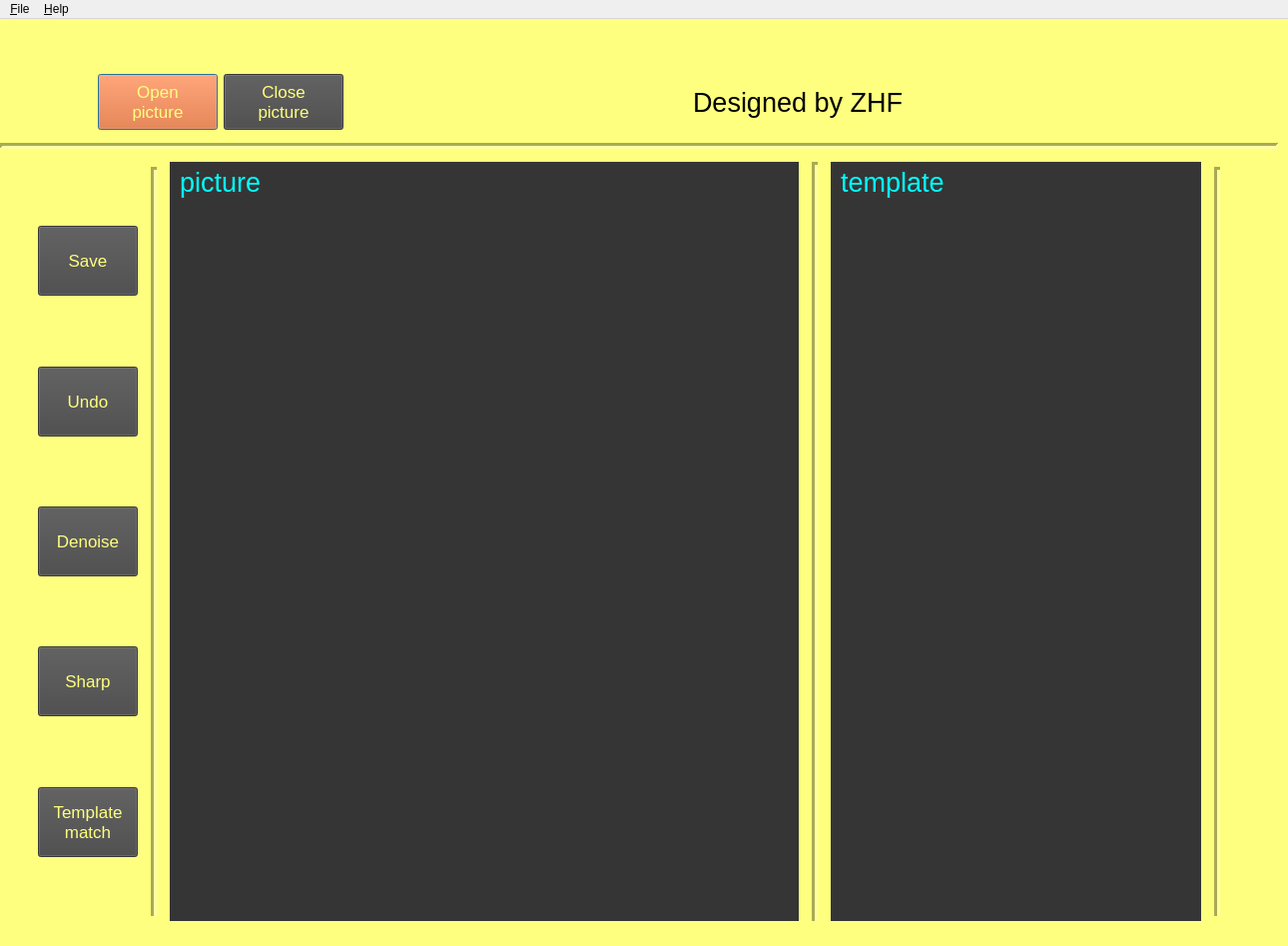
<?xml version="1.0" encoding="UTF-8"?>
<ui version="4.0">
 <class>ProcessMainWindow</class>
 <widget class="QMainWindow" name="ProcessMainWindow">
  <property name="geometry">
   <rect>
    <x>0</x>
    <y>0</y>
    <width>1290</width>
    <height>947</height>
   </rect>
  </property>
  <property name="sizePolicy">
   <sizepolicy hsizetype="Expanding" vsizetype="Expanding">
    <horstretch>0</horstretch>
    <verstretch>0</verstretch>
   </sizepolicy>
  </property>
  <property name="minimumSize">
   <size>
    <width>1290</width>
    <height>947</height>
   </size>
  </property>
  <property name="maximumSize">
   <size>
    <width>1290</width>
    <height>947</height>
   </size>
  </property>
  <property name="windowTitle">
   <string>Template Match</string>
  </property>
  <property name="styleSheet">
   <string notr="true">QMainWindow,QDialog
{
    
	color: rgb(223, 223, 223);
	background-color: rgb(255, 255, 127);
}
QPushButton:hover
{
color: rgb(43, 43, 43);
	background-color: rgb(255, 213, 41);
}</string>
  </property>
  <widget class="QWidget" name="centralwidget">
   <widget class="QWidget" name="layoutWidget">
    <property name="geometry">
     <rect>
      <x>0</x>
      <y>0</y>
      <width>1308</width>
      <height>958</height>
     </rect>
    </property>
    <layout class="QVBoxLayout" name="verticalLayout_2">
     <item>
      <spacer name="verticalSpacer_4">
       <property name="orientation">
        <enum>Qt::Vertical</enum>
       </property>
       <property name="sizeHint" stdset="0">
        <size>
         <width>20</width>
         <height>40</height>
        </size>
       </property>
      </spacer>
     </item>
     <item>
      <layout class="QHBoxLayout" name="horizontalLayout_4">
       <item>
        <layout class="QHBoxLayout" name="horizontalLayout">
         <item>
          <spacer name="horizontalSpacer_2">
           <property name="orientation">
            <enum>Qt::Horizontal</enum>
           </property>
           <property name="sizeHint" stdset="0">
            <size>
             <width>40</width>
             <height>20</height>
            </size>
           </property>
          </spacer>
         </item>
         <item>
          <widget class="QPushButton" name="openPictureButton">
           <property name="sizePolicy">
            <sizepolicy hsizetype="Expanding" vsizetype="Expanding">
             <horstretch>0</horstretch>
             <verstretch>0</verstretch>
            </sizepolicy>
           </property>
           <property name="minimumSize">
            <size>
             <width>120</width>
             <height>50</height>
            </size>
           </property>
           <property name="maximumSize">
            <size>
             <width>140</width>
             <height>70</height>
            </size>
           </property>
           <property name="font">
            <font>
             <pointsize>13</pointsize>
            </font>
           </property>
           <property name="styleSheet">
            <string notr="true">QPushButton
{color: rgb(255, 255, 127);
background-color: rgb(255, 85, 0);
border-color: rgb(255, 85, 100);
}
QPushButton:hover
{
color: rgb(43, 43, 43);
	background-color: rgb(255, 213, 41);
}</string>
           </property>
           <property name="text">
            <string>Open
picture</string>
           </property>
           <property name="default">
            <bool>true</bool>
           </property>
          </widget>
         </item>
         <item>
          <widget class="QPushButton" name="closePictureButton">
           <property name="enabled">
            <bool>false</bool>
           </property>
           <property name="sizePolicy">
            <sizepolicy hsizetype="Expanding" vsizetype="Expanding">
             <horstretch>0</horstretch>
             <verstretch>0</verstretch>
            </sizepolicy>
           </property>
           <property name="minimumSize">
            <size>
             <width>120</width>
             <height>50</height>
            </size>
           </property>
           <property name="maximumSize">
            <size>
             <width>140</width>
             <height>70</height>
            </size>
           </property>
           <property name="font">
            <font>
             <pointsize>13</pointsize>
            </font>
           </property>
           <property name="styleSheet">
            <string notr="true">QPushButton
{
color: rgb(255, 255, 127);
background-color: rgb(70, 70, 70);
border-color: rgb(170, 170, 127);

}
QPushButton:hover
{
color: rgb(43, 43, 43);
background-color: rgb(170, 255, 255);}</string>
           </property>
           <property name="text">
            <string>Close
picture</string>
           </property>
           <property name="default">
            <bool>false</bool>
           </property>
          </widget>
         </item>
        </layout>
       </item>
       <item>
        <spacer name="horizontalSpacer">
         <property name="orientation">
          <enum>Qt::Horizontal</enum>
         </property>
         <property name="sizeHint" stdset="0">
          <size>
           <width>40</width>
           <height>20</height>
          </size>
         </property>
        </spacer>
       </item>
       <item>
        <widget class="QLabel" name="logo">
         <property name="sizePolicy">
          <sizepolicy hsizetype="Expanding" vsizetype="Expanding">
           <horstretch>0</horstretch>
           <verstretch>0</verstretch>
          </sizepolicy>
         </property>
         <property name="minimumSize">
          <size>
           <width>250</width>
           <height>35</height>
          </size>
         </property>
         <property name="maximumSize">
          <size>
           <width>270</width>
           <height>50</height>
          </size>
         </property>
         <property name="font">
          <font>
           <pointsize>20</pointsize>
          </font>
         </property>
         <property name="styleSheet">
          <string notr="true">color: rgb(0, 0, 0);</string>
         </property>
         <property name="text">
          <string>Designed by ZHF</string>
         </property>
        </widget>
       </item>
       <item>
        <spacer name="horizontalSpacer_3">
         <property name="orientation">
          <enum>Qt::Horizontal</enum>
         </property>
         <property name="sizeHint" stdset="0">
          <size>
           <width>40</width>
           <height>20</height>
          </size>
         </property>
        </spacer>
       </item>
      </layout>
     </item>
     <item>
      <widget class="Line" name="line">
       <property name="sizePolicy">
        <sizepolicy hsizetype="Expanding" vsizetype="Expanding">
         <horstretch>0</horstretch>
         <verstretch>0</verstretch>
        </sizepolicy>
       </property>
       <property name="minimumSize">
        <size>
         <width>1214</width>
         <height>20</height>
        </size>
       </property>
       <property name="maximumSize">
        <size>
         <width>1280</width>
         <height>20</height>
        </size>
       </property>
       <property name="sizeIncrement">
        <size>
         <width>1280</width>
         <height>0</height>
        </size>
       </property>
       <property name="styleSheet">
        <string notr="true">color: rgb(138, 138, 138);
background-color: rgb(255, 255, 127);</string>
       </property>
       <property name="lineWidth">
        <number>3</number>
       </property>
       <property name="orientation">
        <enum>Qt::Horizontal</enum>
       </property>
      </widget>
     </item>
     <item>
      <layout class="QHBoxLayout" name="horizontalLayout_3">
       <item>
        <spacer name="horizontalSpacer_6">
         <property name="orientation">
          <enum>Qt::Horizontal</enum>
         </property>
         <property name="sizeHint" stdset="0">
          <size>
           <width>40</width>
           <height>20</height>
          </size>
         </property>
        </spacer>
       </item>
       <item>
        <layout class="QVBoxLayout" name="verticalLayout">
         <item>
          <spacer name="verticalSpacer_2">
           <property name="orientation">
            <enum>Qt::Vertical</enum>
           </property>
           <property name="sizeHint" stdset="0">
            <size>
             <width>20</width>
             <height>40</height>
            </size>
           </property>
          </spacer>
         </item>
         <item>
          <widget class="QPushButton" name="saveButton">
           <property name="enabled">
            <bool>false</bool>
           </property>
           <property name="sizePolicy">
            <sizepolicy hsizetype="Expanding" vsizetype="Expanding">
             <horstretch>0</horstretch>
             <verstretch>0</verstretch>
            </sizepolicy>
           </property>
           <property name="minimumSize">
            <size>
             <width>100</width>
             <height>70</height>
            </size>
           </property>
           <property name="maximumSize">
            <size>
             <width>100</width>
             <height>70</height>
            </size>
           </property>
           <property name="font">
            <font>
             <pointsize>13</pointsize>
            </font>
           </property>
           <property name="styleSheet">
            <string notr="true">QPushButton
{
color: rgb(255, 255, 127);
background-color: rgb(70, 70, 70);
border-color: rgb(170, 170, 127);

}
QPushButton:hover
{
color: rgb(43, 43, 43);
background-color: rgb(170, 255, 255);}</string>
           </property>
           <property name="text">
            <string>Save</string>
           </property>
          </widget>
         </item>
         <item>
          <spacer name="verticalSpacer_5">
           <property name="orientation">
            <enum>Qt::Vertical</enum>
           </property>
           <property name="sizeHint" stdset="0">
            <size>
             <width>20</width>
             <height>40</height>
            </size>
           </property>
          </spacer>
         </item>
         <item>
          <widget class="QPushButton" name="unDoButton">
           <property name="enabled">
            <bool>false</bool>
           </property>
           <property name="sizePolicy">
            <sizepolicy hsizetype="Expanding" vsizetype="Expanding">
             <horstretch>0</horstretch>
             <verstretch>0</verstretch>
            </sizepolicy>
           </property>
           <property name="minimumSize">
            <size>
             <width>100</width>
             <height>70</height>
            </size>
           </property>
           <property name="maximumSize">
            <size>
             <width>100</width>
             <height>70</height>
            </size>
           </property>
           <property name="font">
            <font>
             <pointsize>13</pointsize>
            </font>
           </property>
           <property name="styleSheet">
            <string notr="true">QPushButton
{
color: rgb(255, 255, 127);
background-color: rgb(70, 70, 70);
border-color: rgb(170, 170, 127);

}
QPushButton:hover
{
color: rgb(43, 43, 43);
background-color: rgb(170, 255, 255);}</string>
           </property>
           <property name="text">
            <string>Undo</string>
           </property>
          </widget>
         </item>
         <item>
          <spacer name="verticalSpacer_6">
           <property name="orientation">
            <enum>Qt::Vertical</enum>
           </property>
           <property name="sizeHint" stdset="0">
            <size>
             <width>20</width>
             <height>40</height>
            </size>
           </property>
          </spacer>
         </item>
         <item>
          <widget class="QPushButton" name="denoiseButton">
           <property name="enabled">
            <bool>false</bool>
           </property>
           <property name="sizePolicy">
            <sizepolicy hsizetype="Expanding" vsizetype="Expanding">
             <horstretch>0</horstretch>
             <verstretch>0</verstretch>
            </sizepolicy>
           </property>
           <property name="minimumSize">
            <size>
             <width>100</width>
             <height>70</height>
            </size>
           </property>
           <property name="maximumSize">
            <size>
             <width>100</width>
             <height>70</height>
            </size>
           </property>
           <property name="font">
            <font>
             <pointsize>13</pointsize>
            </font>
           </property>
           <property name="styleSheet">
            <string notr="true">QPushButton
{
color: rgb(255, 255, 127);
background-color: rgb(70, 70, 70);
border-color: rgb(170, 170, 127);

}
QPushButton:hover
{
color: rgb(43, 43, 43);
background-color: rgb(170, 255, 255);}</string>
           </property>
           <property name="text">
            <string>Denoise</string>
           </property>
          </widget>
         </item>
         <item>
          <spacer name="verticalSpacer_8">
           <property name="orientation">
            <enum>Qt::Vertical</enum>
           </property>
           <property name="sizeHint" stdset="0">
            <size>
             <width>20</width>
             <height>40</height>
            </size>
           </property>
          </spacer>
         </item>
         <item>
          <widget class="QPushButton" name="sharpButton">
           <property name="enabled">
            <bool>false</bool>
           </property>
           <property name="sizePolicy">
            <sizepolicy hsizetype="Expanding" vsizetype="Expanding">
             <horstretch>90</horstretch>
             <verstretch>60</verstretch>
            </sizepolicy>
           </property>
           <property name="minimumSize">
            <size>
             <width>100</width>
             <height>70</height>
            </size>
           </property>
           <property name="maximumSize">
            <size>
             <width>100</width>
             <height>70</height>
            </size>
           </property>
           <property name="font">
            <font>
             <pointsize>13</pointsize>
            </font>
           </property>
           <property name="styleSheet">
            <string notr="true">QPushButton
{
color: rgb(255, 255, 127);
background-color: rgb(70, 70, 70);
border-color: rgb(170, 170, 127);

}
QPushButton:hover
{
color: rgb(43, 43, 43);
background-color: rgb(170, 255, 255);}</string>
           </property>
           <property name="text">
            <string>Sharp</string>
           </property>
          </widget>
         </item>
         <item>
          <spacer name="verticalSpacer_9">
           <property name="orientation">
            <enum>Qt::Vertical</enum>
           </property>
           <property name="sizeHint" stdset="0">
            <size>
             <width>20</width>
             <height>40</height>
            </size>
           </property>
          </spacer>
         </item>
         <item>
          <widget class="QPushButton" name="templateMatchButton">
           <property name="enabled">
            <bool>false</bool>
           </property>
           <property name="sizePolicy">
            <sizepolicy hsizetype="Expanding" vsizetype="Expanding">
             <horstretch>0</horstretch>
             <verstretch>0</verstretch>
            </sizepolicy>
           </property>
           <property name="minimumSize">
            <size>
             <width>100</width>
             <height>70</height>
            </size>
           </property>
           <property name="maximumSize">
            <size>
             <width>100</width>
             <height>70</height>
            </size>
           </property>
           <property name="font">
            <font>
             <pointsize>13</pointsize>
            </font>
           </property>
           <property name="styleSheet">
            <string notr="true">QPushButton
{
color: rgb(255, 255, 127);
background-color: rgb(70, 70, 70);
border-color: rgb(170, 170, 127);

}
QPushButton:hover
{
color: rgb(43, 43, 43);
background-color: rgb(170, 255, 255);}</string>
           </property>
           <property name="text">
            <string>Template
match</string>
           </property>
          </widget>
         </item>
         <item>
          <spacer name="verticalSpacer">
           <property name="orientation">
            <enum>Qt::Vertical</enum>
           </property>
           <property name="sizeHint" stdset="0">
            <size>
             <width>20</width>
             <height>40</height>
            </size>
           </property>
          </spacer>
         </item>
        </layout>
       </item>
       <item>
        <layout class="QHBoxLayout" name="horizontalLayout_2">
         <item>
          <widget class="Line" name="verticalLine">
           <property name="sizePolicy">
            <sizepolicy hsizetype="Expanding" vsizetype="Expanding">
             <horstretch>0</horstretch>
             <verstretch>0</verstretch>
            </sizepolicy>
           </property>
           <property name="minimumSize">
            <size>
             <width>20</width>
             <height>750</height>
            </size>
           </property>
           <property name="maximumSize">
            <size>
             <width>20</width>
             <height>750</height>
            </size>
           </property>
           <property name="font">
            <font>
             <pointsize>20</pointsize>
            </font>
           </property>
           <property name="styleSheet">
            <string notr="true">color: rgb(138, 138, 138);
background-color: rgb(255, 255, 127);</string>
           </property>
           <property name="lineWidth">
            <number>3</number>
           </property>
           <property name="orientation">
            <enum>Qt::Vertical</enum>
           </property>
          </widget>
         </item>
         <item>
          <widget class="QWidget" name="showPictureWidget" native="true">
           <property name="sizePolicy">
            <sizepolicy hsizetype="Fixed" vsizetype="Fixed">
             <horstretch>0</horstretch>
             <verstretch>0</verstretch>
            </sizepolicy>
           </property>
           <property name="minimumSize">
            <size>
             <width>630</width>
             <height>750</height>
            </size>
           </property>
           <property name="maximumSize">
            <size>
             <width>650</width>
             <height>800</height>
            </size>
           </property>
           <property name="styleSheet">
            <string notr="true">QWidget
{
	background-color: rgb(53, 53, 53);
}</string>
           </property>
           <widget class="QLabel" name="label">
            <property name="geometry">
             <rect>
              <x>10</x>
              <y>0</y>
              <width>111</width>
              <height>41</height>
             </rect>
            </property>
            <property name="font">
             <font>
              <pointsize>20</pointsize>
             </font>
            </property>
            <property name="styleSheet">
             <string notr="true">color: rgb(0, 255, 255);</string>
            </property>
            <property name="text">
             <string>picture</string>
            </property>
           </widget>
          </widget>
         </item>
         <item>
          <widget class="Line" name="verticalLine_2">
           <property name="sizePolicy">
            <sizepolicy hsizetype="Expanding" vsizetype="Expanding">
             <horstretch>0</horstretch>
             <verstretch>0</verstretch>
            </sizepolicy>
           </property>
           <property name="minimumSize">
            <size>
             <width>20</width>
             <height>760</height>
            </size>
           </property>
           <property name="maximumSize">
            <size>
             <width>20</width>
             <height>760</height>
            </size>
           </property>
           <property name="font">
            <font>
             <pointsize>20</pointsize>
            </font>
           </property>
           <property name="styleSheet">
            <string notr="true">color: rgb(138, 138, 138);
background-color: rgb(255, 255, 127);</string>
           </property>
           <property name="lineWidth">
            <number>3</number>
           </property>
           <property name="orientation">
            <enum>Qt::Vertical</enum>
           </property>
          </widget>
         </item>
         <item>
          <widget class="QWidget" name="showTemplateWidget" native="true">
           <property name="sizePolicy">
            <sizepolicy hsizetype="Expanding" vsizetype="Expanding">
             <horstretch>0</horstretch>
             <verstretch>0</verstretch>
            </sizepolicy>
           </property>
           <property name="minimumSize">
            <size>
             <width>371</width>
             <height>750</height>
            </size>
           </property>
           <property name="maximumSize">
            <size>
             <width>420</width>
             <height>800</height>
            </size>
           </property>
           <property name="styleSheet">
            <string notr="true">QWidget
{
color: rgb(166, 166, 166);
	background-color: rgb(53, 53, 53);
}</string>
           </property>
           <widget class="QLabel" name="label_2">
            <property name="geometry">
             <rect>
              <x>10</x>
              <y>0</y>
              <width>151</width>
              <height>41</height>
             </rect>
            </property>
            <property name="font">
             <font>
              <pointsize>20</pointsize>
             </font>
            </property>
            <property name="styleSheet">
             <string notr="true">color: rgb(0, 255, 255);</string>
            </property>
            <property name="text">
             <string>template</string>
            </property>
           </widget>
          </widget>
         </item>
         <item>
          <widget class="Line" name="verticalLine_3">
           <property name="sizePolicy">
            <sizepolicy hsizetype="Expanding" vsizetype="Expanding">
             <horstretch>0</horstretch>
             <verstretch>0</verstretch>
            </sizepolicy>
           </property>
           <property name="minimumSize">
            <size>
             <width>20</width>
             <height>750</height>
            </size>
           </property>
           <property name="maximumSize">
            <size>
             <width>20</width>
             <height>750</height>
            </size>
           </property>
           <property name="font">
            <font>
             <pointsize>20</pointsize>
            </font>
           </property>
           <property name="styleSheet">
            <string notr="true">color: rgb(138, 138, 138);
background-color: rgb(255, 255, 127);</string>
           </property>
           <property name="lineWidth">
            <number>3</number>
           </property>
           <property name="orientation">
            <enum>Qt::Vertical</enum>
           </property>
          </widget>
         </item>
         <item>
          <spacer name="horizontalSpacer_4">
           <property name="orientation">
            <enum>Qt::Horizontal</enum>
           </property>
           <property name="sizeHint" stdset="0">
            <size>
             <width>40</width>
             <height>20</height>
            </size>
           </property>
          </spacer>
         </item>
         <item>
          <spacer name="horizontalSpacer_5">
           <property name="orientation">
            <enum>Qt::Horizontal</enum>
           </property>
           <property name="sizeHint" stdset="0">
            <size>
             <width>40</width>
             <height>20</height>
            </size>
           </property>
          </spacer>
         </item>
        </layout>
       </item>
      </layout>
     </item>
     <item>
      <spacer name="verticalSpacer_3">
       <property name="orientation">
        <enum>Qt::Vertical</enum>
       </property>
       <property name="sizeHint" stdset="0">
        <size>
         <width>20</width>
         <height>40</height>
        </size>
       </property>
      </spacer>
     </item>
    </layout>
   </widget>
  </widget>
  <widget class="QMenuBar" name="menubar">
   <property name="geometry">
    <rect>
     <x>0</x>
     <y>0</y>
     <width>1290</width>
     <height>35</height>
    </rect>
   </property>
   <widget class="QMenu" name="menuFile">
    <property name="title">
     <string>&amp;File</string>
    </property>
    <addaction name="action_open_picture"/>
    <addaction name="action_save_as"/>
    <addaction name="separator"/>
    <addaction name="action_Quit"/>
   </widget>
   <widget class="QMenu" name="menu_Help">
    <property name="title">
     <string>&amp;Help</string>
    </property>
    <addaction name="actionAbout"/>
   </widget>
   <addaction name="menuFile"/>
   <addaction name="menu_Help"/>
  </widget>
  <action name="action_open_picture">
   <property name="text">
    <string>&amp;Open picture</string>
   </property>
  </action>
  <action name="action_save_as">
   <property name="text">
    <string>&amp;Save as</string>
   </property>
  </action>
  <action name="action_Quit">
   <property name="text">
    <string>&amp;Quit</string>
   </property>
  </action>
  <action name="actionAbout">
   <property name="text">
    <string>&amp;About</string>
   </property>
  </action>
 </widget>
 <tabstops>
  <tabstop>sharpButton</tabstop>
  <tabstop>templateMatchButton</tabstop>
 </tabstops>
 <resources/>
 <connections/>
</ui>
